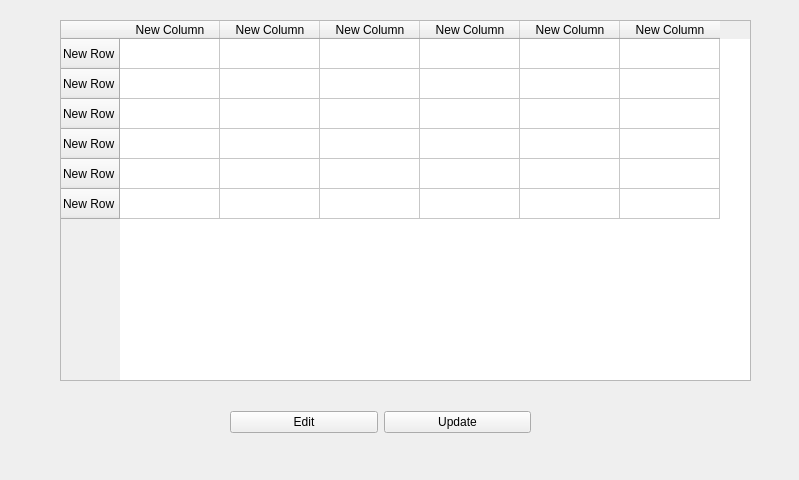
<?xml version="1.0" encoding="UTF-8"?>
<ui version="4.0">
 <class>Form</class>
 <widget class="QWidget" name="Form">
  <property name="geometry">
   <rect>
    <x>0</x>
    <y>0</y>
    <width>799</width>
    <height>480</height>
   </rect>
  </property>
  <property name="windowTitle">
   <string>Admin View Accounts</string>
  </property>
  <widget class="QTableWidget" name="tableWidget">
   <property name="geometry">
    <rect>
     <x>60</x>
     <y>20</y>
     <width>691</width>
     <height>361</height>
    </rect>
   </property>
   <row>
    <property name="text">
     <string>New Row</string>
    </property>
   </row>
   <row>
    <property name="text">
     <string>New Row</string>
    </property>
   </row>
   <row>
    <property name="text">
     <string>New Row</string>
    </property>
   </row>
   <row>
    <property name="text">
     <string>New Row</string>
    </property>
   </row>
   <row>
    <property name="text">
     <string>New Row</string>
    </property>
   </row>
   <row>
    <property name="text">
     <string>New Row</string>
    </property>
   </row>
   <column>
    <property name="text">
     <string>New Column</string>
    </property>
   </column>
   <column>
    <property name="text">
     <string>New Column</string>
    </property>
   </column>
   <column>
    <property name="text">
     <string>New Column</string>
    </property>
   </column>
   <column>
    <property name="text">
     <string>New Column</string>
    </property>
   </column>
   <column>
    <property name="text">
     <string>New Column</string>
    </property>
   </column>
   <column>
    <property name="text">
     <string>New Column</string>
    </property>
   </column>
  </widget>
  <widget class="QWidget" name="">
   <property name="geometry">
    <rect>
     <x>230</x>
     <y>410</y>
     <width>301</width>
     <height>25</height>
    </rect>
   </property>
   <layout class="QHBoxLayout" name="horizontalLayout">
    <item>
     <widget class="QPushButton" name="pushButton">
      <property name="text">
       <string>Edit</string>
      </property>
     </widget>
    </item>
    <item>
     <widget class="QPushButton" name="pushButton_2">
      <property name="text">
       <string>Update</string>
      </property>
     </widget>
    </item>
   </layout>
  </widget>
 </widget>
 <resources/>
 <connections/>
</ui>
